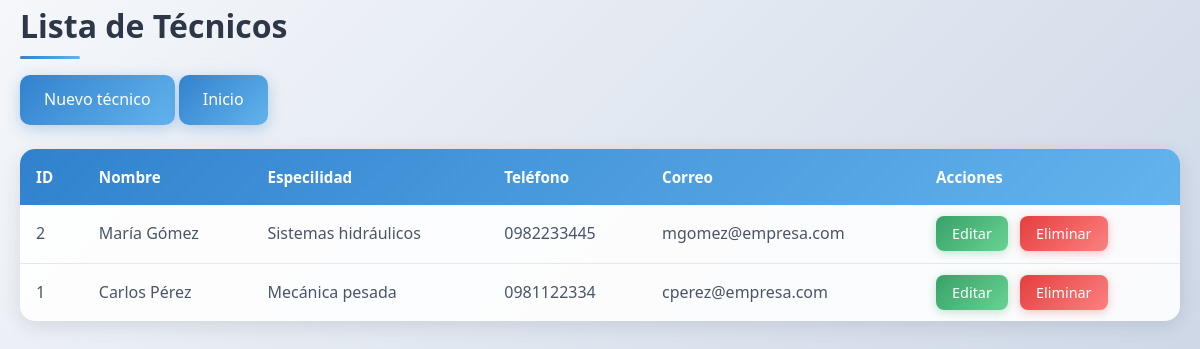
The page /tecnicos_services/R_tecnicos.php (signed in) on the database its author committed.
### tables this page shows
CREATE TABLE tecnicos (
    id_tecnico INT AUTO_INCREMENT PRIMARY KEY,
    nombre_tecnico VARCHAR(100) NOT NULL,
    especialidad VARCHAR(100),
    telefono VARCHAR(20),
    correo VARCHAR(100)
);

### auth_services/permisos.php (called while the page is built, shortened)
<?php
$permisos = [
    'Administrador' => ['crear', 'editar', 'eliminar', 'listar'],
    'Desarrollador' => ['listar', 'editar', 'crear'],
    'Supervisor'    => ['listar'],
];
function tienePermiso($accion, $rol = null) {
    global $permisos;
    if ($rol === null) {
        $rol = $_SESSION['rol'];
    }
    return isset($permisos[$rol]) && in_array($accion, $permisos[$rol]);
}

### tecnicos_services/R_tecnicos.php (the view, shortened to what this page needs)
<?php
require_once '../config/db.php';
require_once '../auth_services/permisos.php';
try {
    $sql = "SELECT * FROM tecnicos ORDER BY id_tecnico DESC";
    $stmt = $pdo->query($sql);
    $tecnicos = $stmt->fetchAll(PDO::FETCH_ASSOC);
} catch(PDOException $e) {
    echo "Error: " . $e->getMessage();
    $tecnicos = [];
}
?>
<!DOCTYPE html>
<html>
<head>
    <link rel="stylesheet" href="../public/style.css">
</head>
<body>
    <div class="container">
        <h2>Lista de Técnicos</h2>
        <div class="actions">
            <?php if (tienePermiso('crear')): ?>
                <a href="C_tecnicos.php" class="btn-primary">Nuevo técnico</a>
            <?php endif; ?>
            <a href="../public/menu.php" class="btn-primary">Inicio</a>
        </div>
        <table>
            <thead>
                <tr>
                    <th>ID</th>
                    <th>Nombre</th>
                    <th>Especilidad</th>
                    <th>Teléfono</th>
                    <th>Correo</th>
                    <th>Acciones</th>
                </tr>
            </thead>
            <tbody>
                <?php if (empty($tecnicos)): ?>
                    <tr>
                        <td colspan="6">No hay técnicos registrados</td>
                    </tr>
                <?php else: ?>
                    <?php foreach ($tecnicos as $tecnico): ?>
                        <tr>
                            <td><?= $tecnico['id_tecnico'] ?></td>
                            <td><?= htmlspecialchars($tecnico['nombre_tecnico']) ?></td>
                            <td><?= htmlspecialchars($tecnico['especialidad']) ?></td>
                            <td><?= htmlspecialchars($tecnico['telefono']) ?></td>
                            <td><?= htmlspecialchars($tecnico['correo']) ?></td>
                            <td>
                                <?php if (tienePermiso('editar')): ?>
                                    <a href="U_tecnicos.php?id=<?= $tecnico['id_tecnico'] ?>" class="btn-edit">Editar</a>
                                <?php endif; ?>
                                <?php if (tienePermiso('eliminar')): ?>
                                    <a href="D_tecnicos.php?id=<?= $tecnico['id_tecnico'] ?>" class="btn-delete" onclick="return confirm('¿Estás seguro?')">Eliminar</a>
                                <?php endif; ?>
                            </td>
                        </tr>
                    <?php endforeach; ?>
                <?php endif; ?>
            </tbody>
        </table>
    </div>
</body>
</html>

### public/style.css (style rules this page uses)
* { margin: 0; padding: 0; box-sizing: border-box; }
body { font-family: 'Segoe UI', Tahoma, Geneva, Verdana, sans-serif; line-height: 1.6; color: #333; background: linear-gradient(135deg, #f5f7fa 0%, #c3cfe2 100%); min-height: 100vh; }
.container { max-width: 1200px; margin: 0 auto; padding: 0 20px; }
h2 { color: #2d3748; font-size: 2rem; margin-bottom: 1.5rem; font-weight: 600; position: relative; }
h2::after { content: ''; position: absolute; bottom: -8px; left: 0; width: 60px; height: 3px; background: linear-gradient(90deg, #3182ce, #63b3ed); border-radius: 2px; }
a { color: #3182ce; text-decoration: none; transition: color 0.3s ease; }
table { width: 100%; border-collapse: collapse; background: rgba(255, 255, 255, 0.9); border-radius: 15px; overflow: hidden; box-shadow: 0 5px 20px rgba(0, 0, 0, 0.1); margin: 1.5rem 0; }
thead { background: linear-gradient(135deg, #3182ce 0%, #63b3ed 100%); color: white; }
th { padding: 1rem; text-align: left; font-weight: 600; font-size: 0.95rem; }
td { padding: 1rem; border-bottom: 1px solid #e2e8f0; color: #4a5568; }
tbody tr:last-child td { border-bottom: none; }
.actions { margin-bottom: 1.5rem; }
.btn-primary { background: linear-gradient(135deg, #3182ce 0%, #63b3ed 100%); color: white; padding: 0.75rem 1.5rem; border-radius: 10px; text-decoration: none; font-weight: 500; transition: all 0.3s ease; box-shadow: 0 4px 15px rgba(49, 130, 206, 0.3); display: inline-block; }
.btn-edit { background: linear-gradient(135deg, #38a169 0%, #68d391 100%); color: white; padding: 0.5rem 1rem; border-radius: 8px; text-decoration: none; font-size: 0.9rem; font-weight: 500; transition: all 0.3s ease; box-shadow: 0 2px 10px rgba(56, 161, 105, 0.3); margin-right: 0.5rem; }
.btn-delete { background: linear-gradient(135deg, #e53e3e 0%, #fc8181 100%); color: white; padding: 0.5rem 1rem; border-radius: 8px; text-decoration: none; font-size: 0.9rem; font-weight: 500; transition: all 0.3s ease; box-shadow: 0 2px 10px rgba(229, 62, 62, 0.3); }

### rows shown on the page
tecnicos: id_tecnico "2", nombre_tecnico "María Gómez", especialidad "Sistemas hidráulicos", telefono "0982233445", correo "mgomez@empresa.com"
tecnicos: id_tecnico "1", nombre_tecnico "Carlos Pérez", especialidad "Mecánica pesada", telefono "0981122334", correo "cperez@empresa.com"
